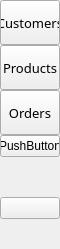
               <widget class="QFrame" name="leftMenuBg">
                <property name="minimumSize">
                 <size>
                  <width>60</width>
                  <height>0</height>
                 </size>
                </property>
                <property name="maximumSize">
                 <size>
                  <width>60</width>
                  <height>16777215</height>
                 </size>
                </property>
                <property name="frameShape">
                 <enum>QFrame::NoFrame</enum>
                </property>
                <property name="frameShadow">
                 <enum>QFrame::Raised</enum>
                </property>
                <layout class="QVBoxLayout" name="verticalLayout_6">
                 <property name="spacing">
                  <number>0</number>
                 </property>
                 <property name="leftMargin">
                  <number>0</number>
                 </property>
                 <property name="topMargin">
                  <number>0</number>
                 </property>
                 <property name="rightMargin">
                  <number>0</number>
                 </property>
                 <property name="bottomMargin">
                  <number>0</number>
                 </property>
                 <item>
                  <widget class="QFrame" name="leftMenuFrame">
                   <property name="frameShape">
                    <enum>QFrame::NoFrame</enum>
                   </property>
                   <property name="frameShadow">
                    <enum>QFrame::Raised</enum>
                   </property>
                   <layout class="QVBoxLayout" name="verticalMenuLayout">
                    <property name="spacing">
                     <number>0</number>
                    </property>
                    <property name="leftMargin">
                     <number>0</number>
                    </property>
                    <property name="topMargin">
                     <number>0</number>
                    </property>
                    <property name="rightMargin">
                     <number>0</number>
                    </property>
                    <property name="bottomMargin">
                     <number>30</number>
                    </property>
                    <item alignment="Qt::AlignTop">
                     <widget class="QFrame" name="topMenu">
                      <property name="frameShape">
                       <enum>QFrame::NoFrame</enum>
                      </property>
                      <property name="frameShadow">
                       <enum>QFrame::Raised</enum>
                      </property>
                      <layout class="QVBoxLayout" name="verticalLayout_8">
                       <property name="spacing">
                        <number>0</number>
                       </property>
                       <property name="leftMargin">
                        <number>0</number>
                       </property>
                       <property name="topMargin">
                        <number>0</number>
                       </property>
                       <property name="rightMargin">
                        <number>0</number>
                       </property>
                       <property name="bottomMargin">
                        <number>0</number>
                       </property>
                       <item>
                        <widget class="QPushButton" name="btn_users">
                         <property name="sizePolicy">
                          <sizepolicy hsizetype="Expanding" vsizetype="Fixed">
                           <horstretch>0</horstretch>
                           <verstretch>0</verstretch>
                          </sizepolicy>
                         </property>
                         <property name="minimumSize">
                          <size>
                           <width>0</width>
                           <height>45</height>
                          </size>
                         </property>
                         <property name="font">
                          <font>
                           <family>MV Boli</family>
                           <pointsize>10</pointsize>
                           <weight>50</weight>
                           <italic>false</italic>
                           <bold>false</bold>
                          </font>
                         </property>
                         <property name="cursor">
                          <cursorShape>PointingHandCursor</cursorShape>
                         </property>
                         <property name="layoutDirection">
                          <enum>Qt::LeftToRight</enum>
                         </property>
                         <property name="styleSheet">
                          <string notr="true">background-image: url(:/icons/images/icons/cil-customer.png);
</string>
                         </property>
                         <property name="text">
                          <string>Customers</string>
                         </property>
                        </widget>
                       </item>
                       <item>
                        <widget class="QPushButton" name="btn_books">
                         <property name="sizePolicy">
                          <sizepolicy hsizetype="Expanding" vsizetype="Fixed">
                           <horstretch>0</horstretch>
                           <verstretch>0</verstretch>
                          </sizepolicy>
                         </property>
                         <property name="minimumSize">
                          <size>
                           <width>0</width>
                           <height>45</height>
                          </size>
                         </property>
                         <property name="font">
                          <font>
                           <family>MV Boli</family>
                           <pointsize>10</pointsize>
                           <weight>50</weight>
                           <italic>false</italic>
                           <bold>false</bold>
                          </font>
                         </property>
                         <property name="cursor">
                          <cursorShape>PointingHandCursor</cursorShape>
                         </property>
                         <property name="layoutDirection">
                          <enum>Qt::LeftToRight</enum>
                         </property>
                         <property name="styleSheet">
                          <string notr="true">background-image: url(:/icons/images/icons/cil-product.png);
</string>
                         </property>
                         <property name="text">
                          <string>Products</string>
                         </property>
                        </widget>
                       </item>
                       <item>
                        <widget class="QPushButton" name="btn_orders">
                         <property name="sizePolicy">
                          <sizepolicy hsizetype="Expanding" vsizetype="Fixed">
                           <horstretch>0</horstretch>
                           <verstretch>0</verstretch>
                          </sizepolicy>
                         </property>
                         <property name="minimumSize">
                          <size>
                           <width>0</width>
                           <height>45</height>
                          </size>
                         </property>
                         <property name="font">
                          <font>
                           <family>MV Boli</family>
                           <pointsize>10</pointsize>
                           <weight>50</weight>
                           <italic>false</italic>
                           <bold>false</bold>
                          </font>
                         </property>
                         <property name="cursor">
                          <cursorShape>PointingHandCursor</cursorShape>
                         </property>
                         <property name="layoutDirection">
                          <enum>Qt::LeftToRight</enum>
                         </property>
                         <property name="styleSheet">
                          <string notr="true">background-image: url(:/icons/images/icons/cil-order.png);
</string>
                         </property>
                         <property name="text">
                          <string>Orders</string>
                         </property>
                        </widget>
                       </item>
                       <item>
                        <widget class="QPushButton" name="btn_orderItems">
                         <property name="styleSheet">
                          <string notr="true">background-image: url(:/books/images/icons/icons8-boxes-32.png);
</string>
                         </property>
                         <property name="text">
                          <string>PushButton</string>
                         </property>
                        </widget>
                       </item>
                      </layout>
                     </widget>
                    </item>
                    <item>
                     <spacer name="verticalSpacer">
                      <property name="orientation">
                       <enum>Qt::Vertical</enum>
                      </property>
                      <property name="sizeHint" stdset="0">
                       <size>
                        <width>20</width>
                        <height>40</height>
                       </size>
                      </property>
                     </spacer>
                    </item>
                    <item>
                     <widget class="QPushButton" name="adminLogoutBtn">
                      <property name="styleSheet">
                       <string notr="true">background-image: url(:/icons/images/icons/cil-account-logout.png);
</string>
                      </property>
                      <property name="text">
                       <string/>
                      </property>
                     </widget>
                    </item>
                   </layout>
                  </widget>
                 </item>
                </layout>
               </widget>
